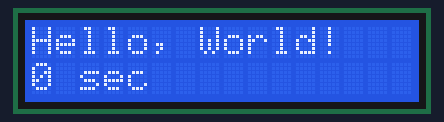
Bench run of a program on a simulated Arduino Uno, built with avr-gcc and run on an emulated ATmega328P. Parts: 16×2 character LCD.

Above: at 0.1 s.
At 4.1 s:
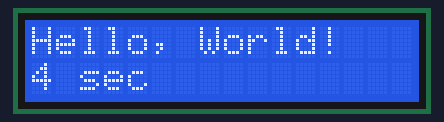
At 9.1 s:
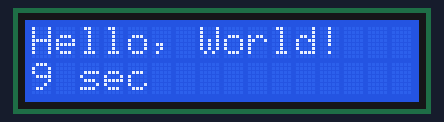
At 19.1 s:
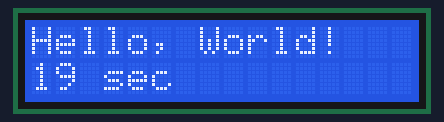
At 29.1 s:
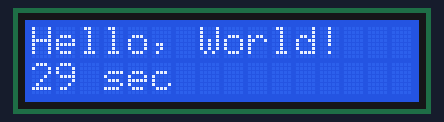
At 39.1 s:
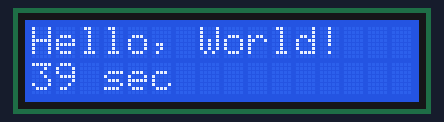

Measured:
- what the display in image 1 shows lasts 1.0 s, from 4.0 s to 5.0 s

The program:

main.cpp
```cpp
/*
 * 实验名称：LCD显示屏实验
 * 实验目的：学习使用LiquidCrystal库控制LCD显示屏，显示静态文本和动态时间。
 * 硬件连接：
 * - LCD RS引脚连接到Arduino引脚12
 * - LCD EN引脚连接到Arduino引脚11
 * - LCD D4-D7引脚连接到Arduino引脚5,4,3,2
 * 功能描述：
 * - 初始化LCD显示屏（16列2行）
 * - 第一行显示"Hello, World!"
 * - 第二行显示Arduino运行时间（秒）
 */

#include <Arduino.h>
#include <LiquidCrystal.h>

// 定义LCD引脚连接
int rs = 12, en = 11, d4 = 5, d5 = 4, d6 = 3, d7 = 2;

// 创建LiquidCrystal对象，指定引脚
LiquidCrystal lcd(rs, en, d4, d5, d6, d7);

void setup() {
  // 初始化设置，只运行一次
  lcd.begin(16, 2);              // 初始化LCD，16列2行
  lcd.print("Hello, World!");     // 在第一行显示"Hello, World!"
}

void loop() {
  // 主循环，重复执行
  lcd.setCursor(0, 1);            // 设置光标到第二行第一列
  lcd.print(millis() / 1000);     // 显示运行时间（秒）
  lcd.print(" sec");              // 添加单位
}
```
